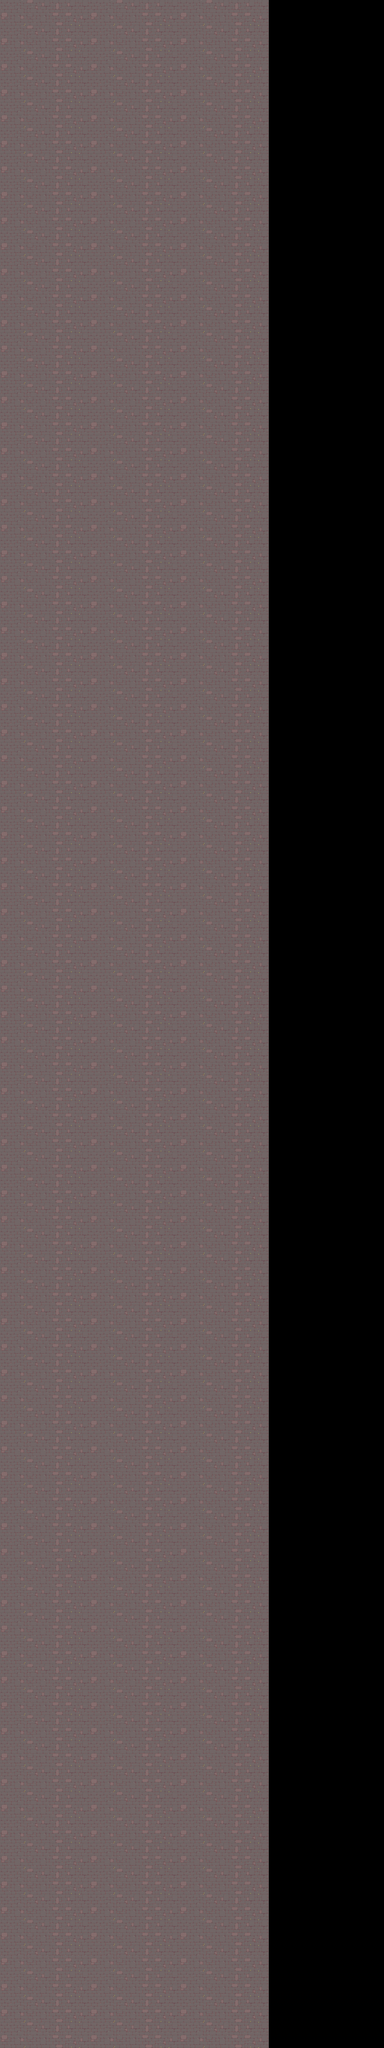

The image is a tile-based game level rendered from a .tmx file. Its description and source (layers, tilesets, objects; grid data summarised) follow:
An orthogonal 30x160 tile map with 32x32 px tiles, 1 tile layer (Capa de patrones 1).

<map version="1.10" tiledversion="1.11.2" orientation="orthogonal" renderorder="right-down" width="30" height="160" tilewidth="32" tileheight="32" infinite="0" nextlayerid="2" nextobjectid="1">
 <editorsettings>
  <export target="plaza.json" format="json" />
 </editorsettings>
 <tileset firstgid="1" name="bodega" tilewidth="32" tileheight="32" tilecount="416" columns="26">
  <image source="bodega.gif" width="832" height="512" />
 </tileset>
 <layer id="1" name="Capa de patrones 1" width="30" height="160">
  <data>[4800 cells, 3360 non-empty, 15 distinct tile ids]</data>
 </layer>
</map>
